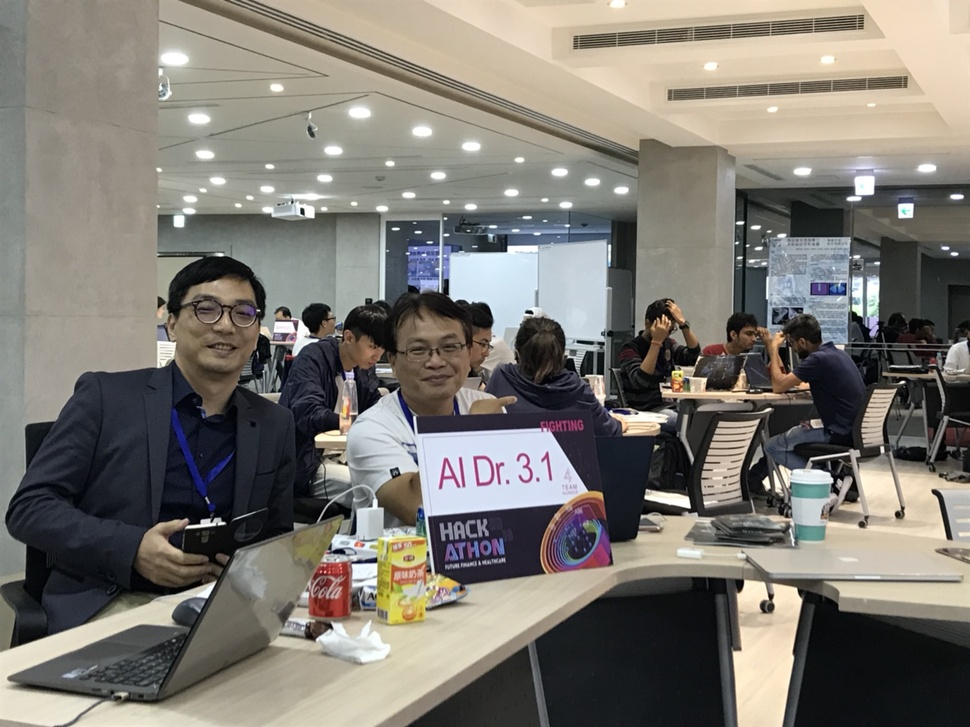
#> input picture Homework/Day_064/data/test1.jpg, 970 x 727 px, shrunk from 1478 x 1108 before the run
$ jupyter execute Day_064_OPENCV_Classifier.ipynb   (shell and % lines are left out)
#> lines starting #> are read from the running program, lines starting #| are printed output that depends on the picture; after the words box and inside, x2 and y2 are one past the last pixel; in counts of white or black regions, pixels touching at a corner belong together
[cell 1]
#import required libraries
#import OpenCV library
import cv2
#import matplotlib library
import matplotlib.pyplot as plt
#importing time library for speed comparisons of both classifiers
import time

[cell 2]
# cv2.cvtColor is an OpenCV function to convert images to different color spaces
def convertToRGB(img):
    return cv2.cvtColor(img, cv2.COLOR_BGR2RGB)

[cell 3]
#load test iamge
test1 = cv2.imread('data/test1.jpg')
#> test1 is the input picture: shape (727, 970, 3); mean B, G, R 113.9, 120.8, 124.7
#convert the test image to gray image as opencv face detector expects gray images
gray_img = cv2.cvtColor(test1, cv2.COLOR_BGR2GRAY)
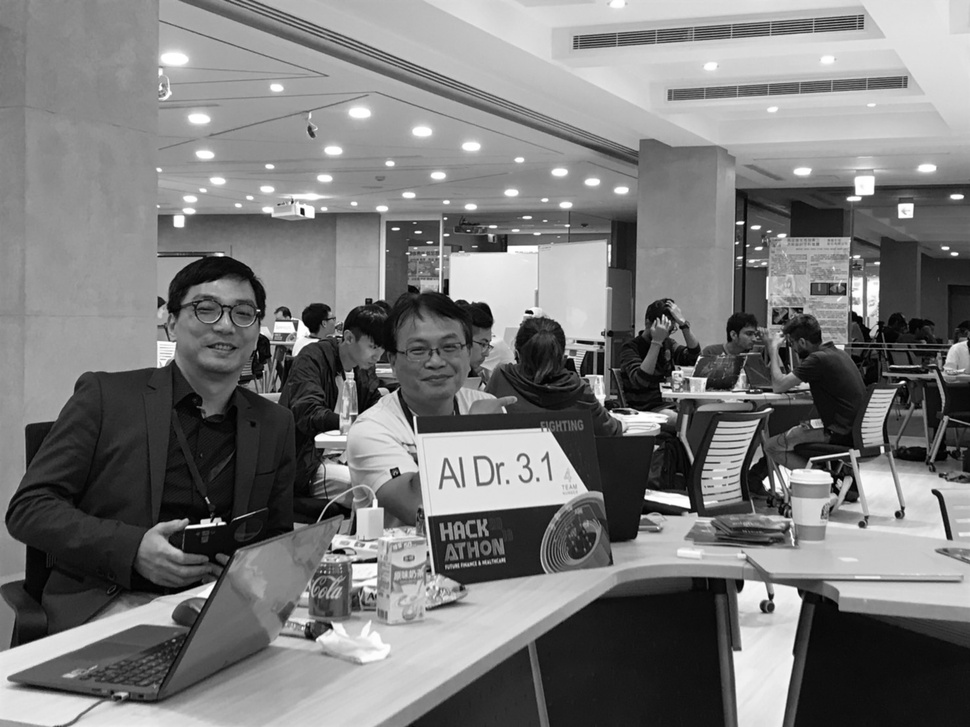
#> gray_img: shape (727, 970); min 0, max 255, mean 121.2

[cell 4]
plt.imshow(gray_img, cmap='gray')

# or display the gray image using OpenCV
# cv2.imshow('Test Imag', gray_img)
# cv2.waitKey(0)
# cv2.destroyAllWindows()

# OpenCV's CascadedClassifier
detectMultiScale（image，scaleFactor，minNeighbors）：這是一個檢測對象的通用函數，在這種情況下，它會檢測面，因為我們調用了face cascade。
如果找到一個面，它將以“Rect（x，y，w，h）”的形式返回所述面的位置列表，如果沒有，則返回“None”。
(1)image：第一個輸入是灰度圖像。因此，請確保圖像為灰度。
(2)scaleFactor：這個函數補償了當一個面看起來比另一個面更大時發生的錯誤感覺，因為它更接近相機。
(3)minNeighbors：這是一種使用移動窗口來檢測對象的檢測算法，它通過在聲明找到的面部之前定義在當前對象附近找到多少個對象來實現。

[cell 5]
#load cascade classifier training file for haarcascade
haar_face_cascade = cv2.CascadeClassifier('data/haarcascade_frontalface_alt.xml')

[cell 6]
faces = haar_face_cascade.detectMultiScale(gray_img, scaleFactor=1.1, minNeighbors=5);
#> faces = [[394, 317, 80, 80], [176, 273, 95, 95]]

#go over list of faces and draw them as rectangles on original colored
for (x, y, w, h) in faces:
         cv2.rectangle(test1, (x, y), (x+w, y+h), (0, 255, 0), 2)
#> this loop made 2 passes
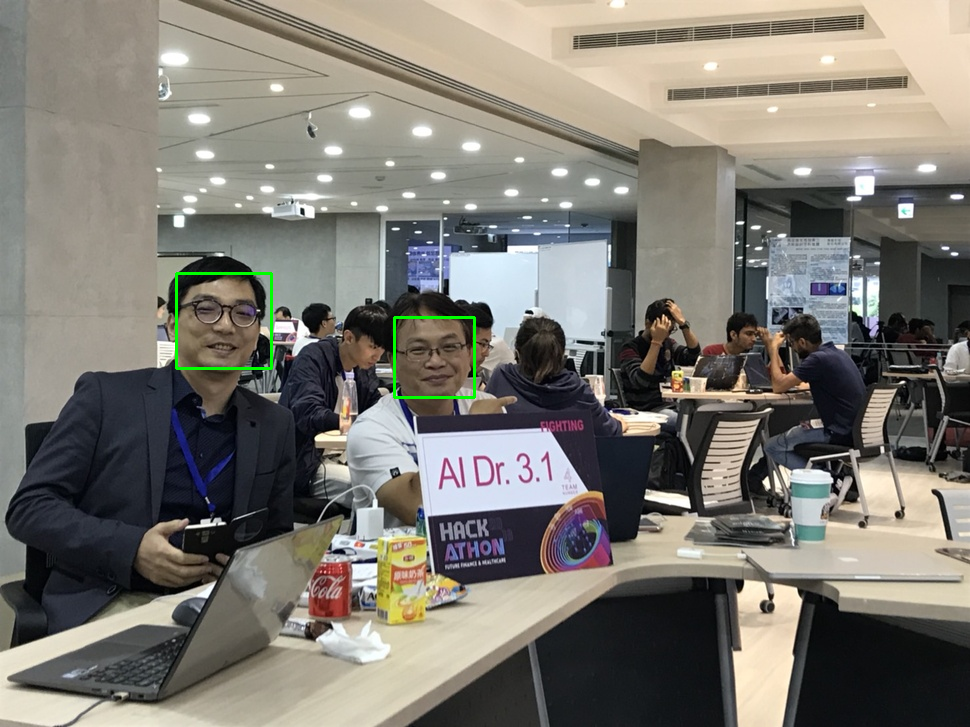
#> test1: shape (727, 970, 3); 0.3% of pixels changed, all inside (x1, y1, x2, y2) = (175, 272, 476, 399)
        #let's detect multiscale (some images may be closer to camera than others) images
#print the number of faces found
print('Faces found: ', len(faces))
#| Faces found:  2

[cell 7]
#convert image to RGB and show image
plt.imshow(convertToRGB(test1))
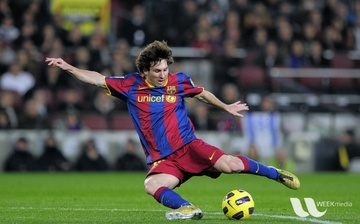
#> input picture Homework/Day_064/data/test3.jpg, 360 x 224 px, shrunk from 548 x 342 before the run
#> further down, test2 is the input picture: shape (224, 360, 3); mean B, G, R 72.4, 86.1, 82.2

[cell 8]
def detect_faces(f_cascade, colored_img, scaleFactor = 1.1):
 #just making a copy of image passed, so that passed image is not changed
#> called with scaleFactor = 1.1
 img_copy = colored_img.copy()

 #convert the test image to gray image as opencv face detector expects gray images
 gray = cv2.cvtColor(img_copy, cv2.COLOR_BGR2GRAY)
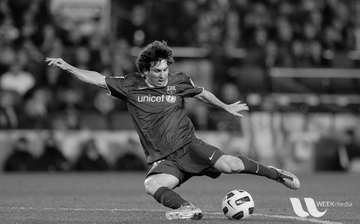
#> gray: shape (224, 360); min 0, max 249, mean 83.3

 #let's detect multiscale (some images may be closer to camera than others) images
 faces = f_cascade.detectMultiScale(gray, scaleFactor=scaleFactor, minNeighbors=5);
#> faces = [[149, 62, 24, 24]]

 #go over list of faces and draw them as rectangles on original colored img
 for (x, y, w, h) in faces:
      cv2.rectangle(img_copy, (x, y), (x+w, y+h), (0, 255, 0), 2)
#> this loop made 1 pass
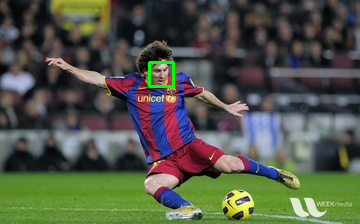
#> img_copy: shape (224, 360, 3); 0.35% of pixels changed, all inside (x1, y1, x2, y2) = (148, 61, 175, 88)

 return img_copy

[cell 9]
#load another image
test2 = cv2.imread('data/test3.jpg')

#call our function to detect faces
faces_detected_img = detect_faces(haar_face_cascade, test2)

#convert image to RGB and show image
plt.imshow(convertToRGB(faces_detected_img))
